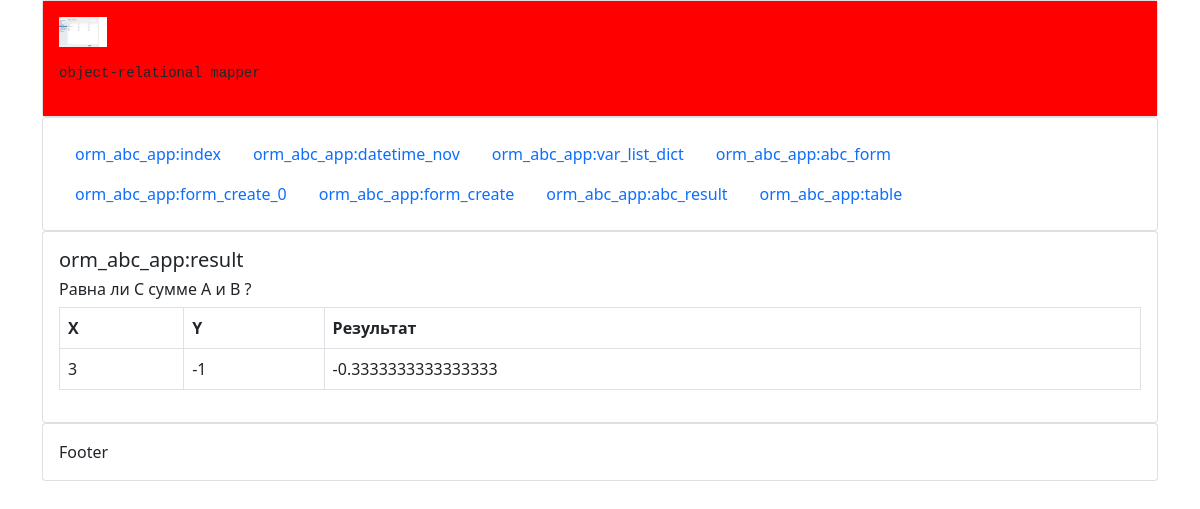
The page /abc_result/ on the database as committed earlier.
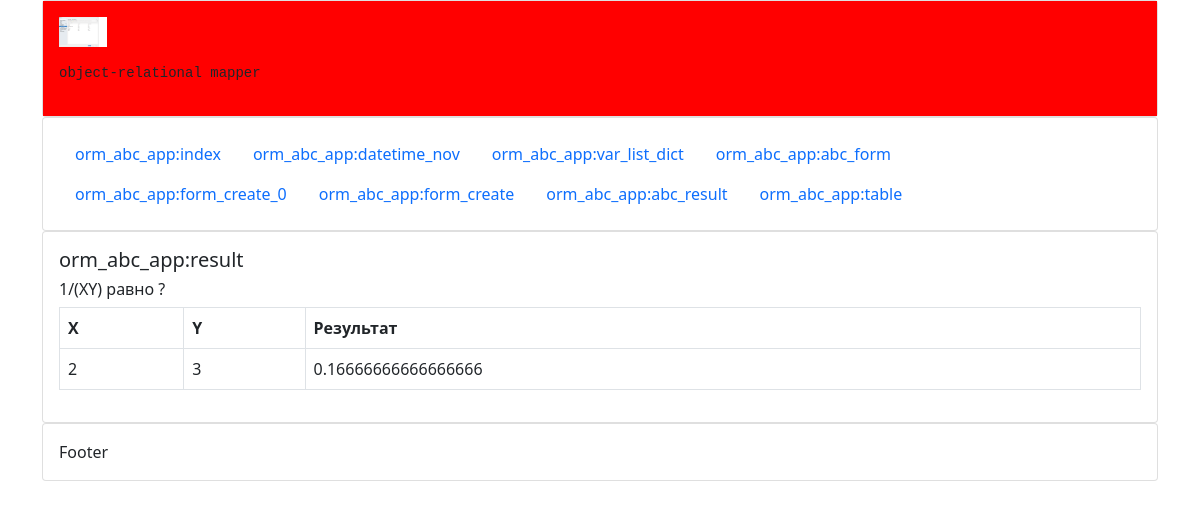
The same page on the database as committed later.
### orm_abc_app/models.py (models this page shows, shortened)
class Abc(models.Model):
    task = models.CharField(verbose_name="Формулировка  задачи", default="1/(XY) равно ?", max_length=255)
    x = models.IntegerField(verbose_name="Значение X", default=0 )
    y = models.IntegerField(verbose_name="Значение Y", default=0, help_text="Подсказка для поля Y")
    current_date = models.DateTimeField(verbose_name="Дата изменения(save)", auto_now=True)
    class Meta:
        verbose_name = "Z_Y_Z"
        verbose_name_plural = "X_Y_Z_S"
        ordering = ('-id', '-x')

### orm_abc_app/views.py (the view)
# urls.py: path('abc_result/', views.abc_result, name='abc_result'),
def abc_result(request):
    object_list = Abc.objects.all().order_by('-id')[:2]
    last_object = object_list.values('x', 'y')[0]
    values_list = object_list.values_list()[0]
    task_formulation = values_list[1]
    last_data = [values_list[2], values_list[3]]
    if last_object['x'] != 0 and last_object['y'] != 0:
        result = str(1 / (last_object['x'] * last_object['y']))
    else:
        result = "Результат не определен"
    context = {'task_formulation': task_formulation, 'last_data': last_data, 'result': result, 'last_object': last_object}
    return render(request, 'abc_result.html', context)

### orm_abc_app/templates/abc_result.html (shortened to what this page needs)
{% extends 'layout.html' %}
{% block content %}
    <h5>orm_abc_app:result</h5>
    <h6>{{ task_formulation }}</h6>
    <table class="table table-bordered">
        <thead>
        <tr>
            <th scope="col">X</th>
            <th scope="col">Y</th>
            <th scope="col">Результат</th>
        </tr>
        </thead>
        <tbody style="border-top: 0px;">
        <tr>
            {% for item in last_data %}
                <td>{{ item }}</td>
            {% endfor %}
            <td>{{ result }}</td>
        </tr>
        </tbody>
    </table>
{% endblock %}

### orm_abc_app/templates/layout.html (shortened to what this page needs)
<!doctype html>
<html lang="en">
<head>
    <link href="https://cdn.jsdelivr.net/npm/bootstrap@5.1.3/dist/css/bootstrap.min.css" rel="stylesheet"
>
    {% load static %}
    <link href="{% static 'css/mycss.css' %}" rel="stylesheet">
</head>
<div class="container">
    <div class="card">
        <div class="card-body bgc">
            {% load static %} <img src="{% static 'images/settings_django.png' %}"
                                   alt="settings_django" height="30px">
            <p>
            <pre>object-relational mapper</pre>
            </p>
        </div>
    </div>
    <div class="card">
        <div class="card-body">
            {% include "navigation.html" %}
        </div>
    </div>
    <div class="card">
        <div class="card-body">
            {% block content %}{% endblock %}
        </div>
    </div>
    <div class="card">
        <div class="card-body">
            Footer
        </div>
    </div>
</div>
<body>
</body>
</html>

### orm_abc_app/templates/navigation.html
<ul class="nav">
    <li class="nav-item"><a class="nav-link" href="{% url 'orm_abc_app:index' %}">orm_abc_app:index</a></li>
    <li class="nav-item"><a class="nav-link" href="{% url 'orm_abc_app:datetime_nov' %}">orm_abc_app:datetime_nov</a>
    <li class="nav-item"><a class="nav-link" href="{% url 'orm_abc_app:var_list_dict' %}">orm_abc_app:var_list_dict</a></li>
    <li class="nav-item"><a class="nav-link" href="{% url 'orm_abc_app:abc_form' %}">orm_abc_app:abc_form</a></li>
    <li class="nav-item"><a class="nav-link" href="{% url 'orm_abc_app:form_create_0' %}">orm_abc_app:form_create_0</a></li>
    <li class="nav-item"><a class="nav-link" href="{% url 'orm_abc_app:form_create' %}">orm_abc_app:form_create</a></li>
    <li class="nav-item"><a class="nav-link" href="{% url 'orm_abc_app:abc_result' %}">orm_abc_app:abc_result</a></li>
    <li class="nav-item"><a class="nav-link" href="{% url 'orm_abc_app:table' %}">orm_abc_app:table</a></li>
</ul>

### orm_abc_app/static/css/mycss.css (style rules this page uses)
.bgc { background-color: red }

Rows that differ between the two databases and show on the page:
no longer on this page (row unchanged): Abc: task "Равна ли С сумме A и B ?"
added Abc: task "1/(XY) равно ?"
Other text that changed with them:
{{ result }}: "-0.3333333333333333" → "0.16666666666666666"
new list line: "2"
list line gone: "-1"
